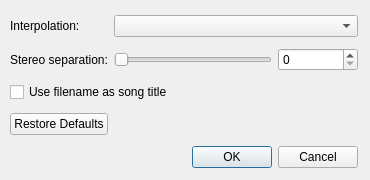
<?xml version="1.0" encoding="UTF-8"?>
<ui version="4.0">
 <class>SettingsDialog</class>
 <widget class="QDialog" name="SettingsDialog">
  <property name="geometry">
   <rect>
    <x>0</x>
    <y>0</y>
    <width>370</width>
    <height>180</height>
   </rect>
  </property>
  <property name="minimumSize">
   <size>
    <width>370</width>
    <height>180</height>
   </size>
  </property>
  <property name="maximumSize">
   <size>
    <width>370</width>
    <height>180</height>
   </size>
  </property>
  <property name="windowTitle">
   <string>OpenMPT Plugin Settings</string>
  </property>
  <widget class="QWidget" name="layoutWidget">
   <property name="geometry">
    <rect>
     <x>10</x>
     <y>10</y>
     <width>348</width>
     <height>167</height>
    </rect>
   </property>
   <layout class="QGridLayout" name="gridLayout">
    <item row="0" column="0">
     <widget class="QLabel" name="label">
      <property name="text">
       <string>Interpolation:</string>
      </property>
     </widget>
    </item>
    <item row="0" column="1" colspan="3">
     <widget class="QComboBox" name="interpolate_combo"/>
    </item>
    <item row="1" column="0">
     <widget class="QLabel" name="label_2">
      <property name="text">
       <string>Stereo separation:</string>
      </property>
     </widget>
    </item>
    <item row="1" column="1" colspan="2">
     <widget class="QSlider" name="stereo_separation">
      <property name="minimum">
       <number>0</number>
      </property>
      <property name="maximum">
       <number>100</number>
      </property>
      <property name="orientation">
       <enum>Qt::Horizontal</enum>
      </property>
     </widget>
    </item>
    <item row="1" column="3">
     <widget class="QSpinBox" name="stereo_separation_spin">
      <property name="maximum">
       <number>100</number>
      </property>
     </widget>
    </item>
    <item row="2" column="0" colspan="2">
     <widget class="QCheckBox" name="use_filename">
      <property name="text">
       <string>Use filename as song title</string>
      </property>
     </widget>
    </item>
    <item row="3" column="0">
     <widget class="QPushButton" name="defaults_button">
      <property name="text">
       <string>Restore Defaults</string>
      </property>
     </widget>
    </item>
    <item row="4" column="2" colspan="2">
     <widget class="QDialogButtonBox" name="buttonBox">
      <property name="orientation">
       <enum>Qt::Horizontal</enum>
      </property>
      <property name="standardButtons">
       <set>QDialogButtonBox::Cancel|QDialogButtonBox::Ok</set>
      </property>
     </widget>
    </item>
   </layout>
  </widget>
 </widget>
 <resources/>
 <connections>
  <connection>
   <sender>buttonBox</sender>
   <signal>accepted()</signal>
   <receiver>SettingsDialog</receiver>
   <slot>accept()</slot>
   <hints>
    <hint type="sourcelabel">
     <x>248</x>
     <y>151</y>
    </hint>
    <hint type="destinationlabel">
     <x>157</x>
     <y>179</y>
    </hint>
   </hints>
  </connection>
  <connection>
   <sender>buttonBox</sender>
   <signal>rejected()</signal>
   <receiver>SettingsDialog</receiver>
   <slot>reject()</slot>
   <hints>
    <hint type="sourcelabel">
     <x>316</x>
     <y>151</y>
    </hint>
    <hint type="destinationlabel">
     <x>286</x>
     <y>179</y>
    </hint>
   </hints>
  </connection>
  <connection>
   <sender>stereo_separation</sender>
   <signal>valueChanged(int)</signal>
   <receiver>stereo_separation_spin</receiver>
   <slot>setValue(int)</slot>
   <hints>
    <hint type="sourcelabel">
     <x>286</x>
     <y>63</y>
    </hint>
    <hint type="destinationlabel">
     <x>340</x>
     <y>65</y>
    </hint>
   </hints>
  </connection>
  <connection>
   <sender>stereo_separation_spin</sender>
   <signal>valueChanged(int)</signal>
   <receiver>stereo_separation</receiver>
   <slot>setValue(int)</slot>
   <hints>
    <hint type="sourcelabel">
     <x>340</x>
     <y>65</y>
    </hint>
    <hint type="destinationlabel">
     <x>286</x>
     <y>63</y>
    </hint>
   </hints>
  </connection>
  <connection>
   <sender>defaults_button</sender>
   <signal>clicked()</signal>
   <receiver>SettingsDialog</receiver>
   <slot>restoreDefaults()</slot>
   <hints>
    <hint type="sourcelabel">
     <x>72</x>
     <y>111</y>
    </hint>
    <hint type="destinationlabel">
     <x>43</x>
     <y>147</y>
    </hint>
   </hints>
  </connection>
 </connections>
 <slots>
  <slot>restore_defaults()</slot>
 </slots>
</ui>
